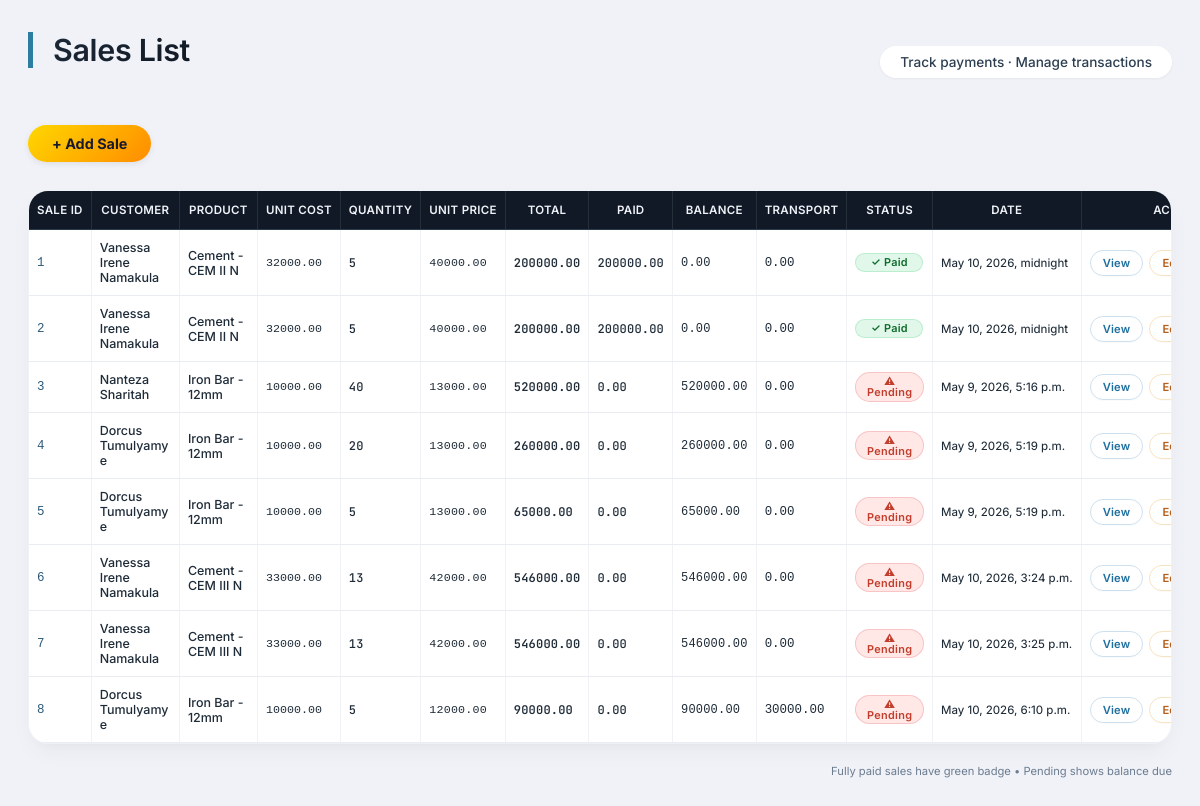
Before: /sale/ with the older database file.
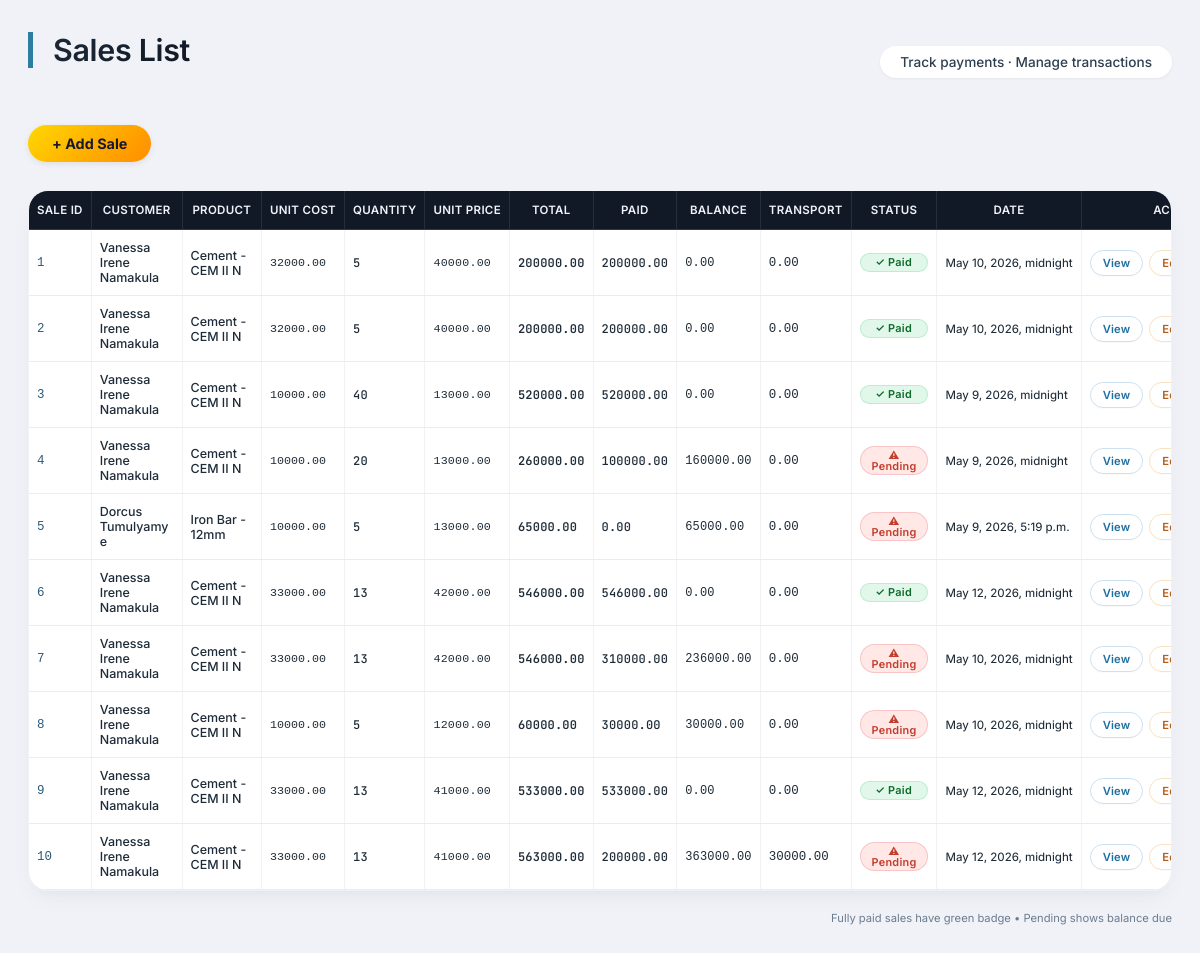
After: the same page with the newer database file.
### web/models.py (models this page shows, shortened)
class Sale(models.Model):
    PAYMENT_METHOD_CHOICES = [
        ('cash', 'Cash'),
        ('mobile_money', 'Mobile Money'),
        ('bank_transfer', 'Bank Transfer'),
        ('credit', 'Credit'),
    ]
    product = models.ForeignKey(
        Stock,
        on_delete=models.PROTECT
    )
    customer = models.ForeignKey(
        Customer,
        on_delete=models.SET_NULL,
        null=True
    )
    quantity_sold = models.IntegerField(
        validators=[MinValueValidator(1)]
    )
    unit_selling_price = models.DecimalField(
        max_digits=12,
        decimal_places=2,
        validators=[MinValueValidator(Decimal('0.01'))]
    )
    unit_cost_price = models.DecimalField(
        max_digits=12,
        decimal_places=2,
        validators=[MinValueValidator(Decimal('0.01'))]
    )
    subtotal = models.DecimalField(
        max_digits=12,
        decimal_places=2,
        default=Decimal('0.00')
    )
    profit = models.DecimalField(
        max_digits=12,
        decimal_places=2,
        default=Decimal('0.00')
    )
    final_total = models.DecimalField(
        max_digits=12,
        decimal_places=2,
        default=Decimal('0.00')
    )
    payment_method = models.CharField(
        max_length=20,
        choices=PAYMENT_METHOD_CHOICES,
        default='cash'
    )
    transport_fee = models.DecimalField(
        max_digits=12,
        decimal_places=2,
        default=Decimal('0.00'),
        validators=[MinValueValidator(Decimal('0.00'))]
    )
    amount_paid = models.DecimalField(
        max_digits=12,
        decimal_places=2,
        default=Decimal('0.00')
    )
    balance_due = models.DecimalField(
        max_digits=12,
        decimal_places=2,
        default=Decimal('0.00')
    )
    due_date = models.DateTimeField(
        blank=True,
        null=True
    )
    is_fully_paid = models.BooleanField(default=False)
    sale_date = models.DateTimeField(auto_now_add=True)
    sold_by = models.CharField(
        max_length=50,
        blank=True,
        null=True
    )
    notes = models.TextField(
        blank=True,
        null=True
    )

class Customer(models.Model):
    name = models.CharField(max_length=100)
    contact = models.CharField(
        max_length=20,
        blank=True,
        null=True
    )
    email = models.EmailField(
        blank=True,
        null=True
    )
    address = models.TextField(
        blank=True,
        null=True
    )
    nin = models.CharField(
        max_length=20,
        unique=True
    )
    distance_km = models.DecimalField(
        max_digits=5,
        decimal_places=2,
        default=Decimal('0.00')
    )
    is_credit_customer = models.BooleanField(default=False)

class Stock(models.Model):
    CATEGORY_CHOICES = [
        ('cement', 'Cement'),
        ('steel', 'Steel / Iron Bars'),
        ('nails', 'Nails'),
        ('hardware', 'Hardware'),
        ('roofing', 'Roofing'),
    ]
    STATUS_CHOICES = [
        ('critical', 'Critical - Below 10 units'),
        ('low', 'Low Stock - Below 30 units'),
        ('normal', 'Normal Stock'),
        ('overstock', 'Overstock'),
    ]
    PAYMENT_METHOD_CHOICES = [
        ('cash', 'Cash'),
        ('bank_transfer', 'Bank Transfer'),
        ('credit', 'Credit (Pay Later)'),
        ('cheque', 'Cheque'),
        ('mobile_money', 'Mobile Money'),
    ]
    UNIT_CHOICES = [
        ('pcs', 'Pieces'),
        ('kg', 'Kilograms'),
        ('bags', 'Bags'),
    ]
    product_name = models.CharField(max_length=50)
    category = models.CharField(
        max_length=60,
        choices=CATEGORY_CHOICES
    )
    description = models.TextField(
        blank=True,
        null=True
    )
    quantity = models.IntegerField(
        default=0,
        validators=[MinValueValidator(0)]
    )
    minimum_stock_level = models.IntegerField(
        default=10,
        validators=[MinValueValidator(0)]
    )
    maximum_stock_level = models.IntegerField(
        default=500,
        validators=[MinValueValidator(0)]
    )
    reorder_quantity = models.IntegerField(
        default=50,
        validators=[MinValueValidator(0)]
    )
    unit = models.CharField(
        max_length=10,
        choices=UNIT_CHOICES,
        default='pcs'
    )
    unit_cost = models.DecimalField(
        max_digits=12,
        decimal_places=2,
        validators=[MinValueValidator(Decimal('0.01'))]
    )
    selling_price = models.DecimalField(
        max_digits=12,
        decimal_places=2,
        validators=[MinValueValidator(Decimal('0.01'))]
    )
    received_date = models.DateField(auto_now_add=True)
    supplier = models.ForeignKey(
        Supplier,
        on_delete=models.SET_NULL,
        null=True
    )
    payment_method = models.CharField(
        max_length=20,
        choices=PAYMENT_METHOD_CHOICES,
        default='cash'
    )
    credit_due_date = models.DateField(
        blank=True,
        null=True
    )
    is_paid = models.BooleanField(default=False)
    status = models.CharField(
        max_length=20,
        choices=STATUS_CHOICES,
        default='normal'
    )
    notes = models.TextField(
        blank=True,
        null=True
    )

### web/views.py (the view)
# urls.py: path('sale/',views.sale_list, name="sale_list"),
def sale_list(request):
    all_sales = Sale.objects.all()
    context = {
        "sales":all_sales
    }
    return render(request,"sale_list.html", context )

### web/templates/sale_list.html (shortened to what this page needs)
<!DOCTYPE html>
<html lang="en">
<head>
</head>
<body>
<div class="sales-container">
    <div class="stats-badge">
        <h1> Sales List</h1>
        <div class="sales-summary">
             Track payments · Manage transactions
        </div>
    </div>
    <a href="{% url 'add_sale' %}" style="text-decoration: none; display: inline-block; margin-bottom: 18px;">
        <button class="add-sale-button">+ Add Sale</button>
    </a>
    <div class="table-wrapper">
        <table>
            <thead>
                <tr>
                    <th>Sale ID</th>
                    <th>Customer</th>
                    <th>Product</th>
                    <th>Unit Cost</th>
                    <th>Quantity</th>
                    <th>Unit Price</th>
                    <th>Total</th>
                    <th>Paid</th>
                    <th>Balance</th>
                    <th>Transport</th>
                    <th>Status</th>
                    <th>Date</th>
                    <th>Actions</th>
                </tr>
            </thead>
            <tbody>
                {% for sale in sales %}
                <tr>
                    <td>{{ sale.id }}</td>
                    <td>{{ sale.customer.name }}</td>
                    <td>{{ sale.product.product_name }}</td>
                    <td>{{ sale.unit_cost_price }}</td>
                    <td>{{ sale.quantity_sold }}</td>
                    <td>{{ sale.unit_selling_price }}</td>
                    <td>{{ sale.final_total }}</td>
                    <td>{{ sale.amount_paid }}</td>
                    <td>{{ sale.balance_due }}</td>
                    <td>{{ sale.transport_fee }}</td>
                    <td class="status-cell">
                        {% if sale.is_fully_paid %}
                            <span class="paid">✓ Paid</span>
                        {% else %}
                            <span class="pending">⚠ Pending</span>
                        {% endif %}
                    </td>
                    <td>{{ sale.sale_date }}</td>
                    <td>
                        <div class="action-group">
                            <a href="{% url 'sale_details' sale.id %}" class="btn view-btn">
                                View
                            </a>
                            <a href="{% url 'edit_sale' sale.id %}" class="btn edit-btn">
                                Edit
                            </a>
                        </div>
                    </td>
                </tr>
                {% endfor %}
            </tbody>
        </table>
    </div>
    <div class="table-footer-note">
        Fully paid sales have green badge • Pending shows balance due
    </div>
</div>
</body>
</html>

Changed rows visible on the page:
changed Sale id 3: customer.name "Nanteza Sharitah" → "Vanessa Irene Namakula"; product.product_name "Iron Bar - 12mm" → "Cement - CEM II N"; amount_paid "0.00" → "520000.00"; balance_due "520000.00" → "0.00"; sale_date "May 9, 2026, 5:16 p.m." → "May 9, 2026, midnight"; is_fully_paid "⚠ Pending" → "✓ Paid"
changed Sale id 4: customer.name "Dorcus Tumulyamye" → "Vanessa Irene Namakula"; product.product_name "Iron Bar - 12mm" → "Cement - CEM II N"; amount_paid "0.00" → "100000.00"; balance_due "260000.00" → "160000.00"; sale_date "May 9, 2026, 5:19 p.m." → "May 9, 2026, midnight"
changed Sale id 6: product.product_name "Cement - CEM III N" → "Cement - CEM II N"; amount_paid "0.00" → "546000.00"; balance_due "546000.00" → "0.00"; sale_date "May 10, 2026, 3:24 p.m." → "May 12, 2026, midnight"; is_fully_paid "⚠ Pending" → "✓ Paid"
changed Sale id 7: product.product_name "Cement - CEM III N" → "Cement - CEM II N"; amount_paid "0.00" → "310000.00"; balance_due "546000.00" → "236000.00"; sale_date "May 10, 2026, 3:25 p.m." → "May 10, 2026, midnight"
changed Sale id 8: customer.name "Dorcus Tumulyamye" → "Vanessa Irene Namakula"; product.product_name "Iron Bar - 12mm" → "Cement - CEM II N"; final_total "90000.00" → "60000.00"; amount_paid "0.00" → "30000.00"; balance_due "90000.00" → "30000.00"; transport_fee "30000.00" → "0.00"; sale_date "May 10, 2026, 6:10 p.m." → "May 10, 2026, midnight"
added Sale: id "9", customer.name "Vanessa Irene Namakula", product.product_name "Cement - CEM II N", unit_cost_price "33000.00", quantity_sold "13", unit_selling_price "41000.00", final_total "533000.00", amount_paid "533000.00", balance_due "0.00", transport_fee "0.00", is_fully_paid "✓ Paid", sale_date "May 12, 2026, midnight"
added Sale: id "10", customer.name "Vanessa Irene Namakula", product.product_name "Cement - CEM II N", unit_cost_price "33000.00", quantity_sold "13", unit_selling_price "41000.00", final_total "563000.00", amount_paid "200000.00", balance_due "363000.00", transport_fee "30000.00", is_fully_paid "⚠ Pending", sale_date "May 12, 2026, midnight"
